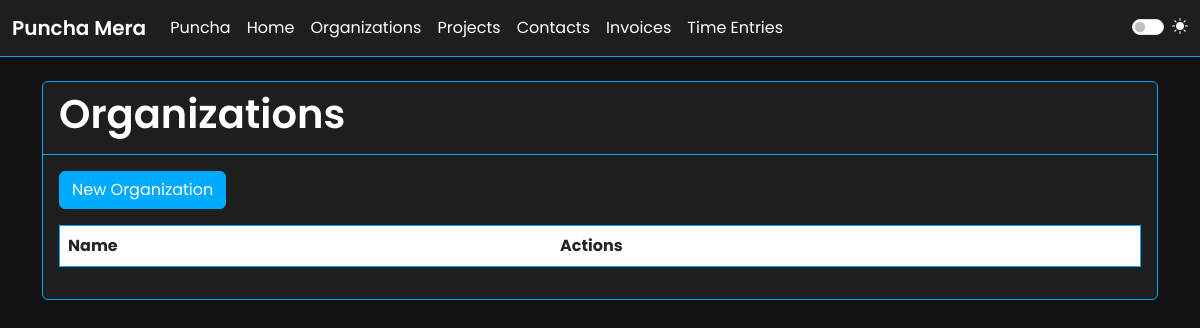
Page /accounts/organizations/ (signed in) on the earlier database version.
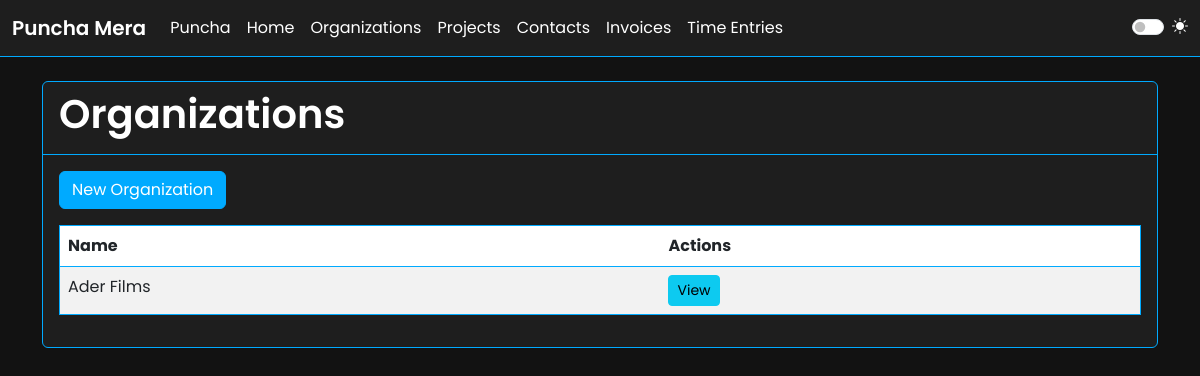
Same page on the later database version.
### accounts/models.py (models this page shows, shortened)
class Organization(models.Model):
    name = models.CharField(max_length=100)
    created_by = models.ForeignKey(CustomUser, on_delete=models.CASCADE)

### accounts/views.py (the view)
# urls.py: path('organizations/', OrganizationListView.as_view(), name='organization-list'),
class OrganizationListView(LoginRequiredMixin, ListView):
    model = Organization
    template_name = 'accounts/organization_list.html'
    def get_queryset(self):
        return Organization.objects.filter(members__user=self.request.user)

### templates/accounts/organization_list.html
{% extends 'base.html' %}
{% block content %}
  <div class="card">
    <div class="card-header">
      <h1 class="card-title">Organizations</h1>
    </div>
    <div class="card-body">
      <a href="{% url 'accounts:organization-create' %}" class="btn btn-primary mb-3">New Organization</a>
      <table class="table table-striped">
        <thead>
          <tr>
            <th>Name</th>
            <th>Actions</th>
          </tr>
        </thead>
        <tbody>
          {% for org in object_list %}
            <tr>
              <td>{{ org.name }}</td>
              <td>
                <a href="{% url 'accounts:organization-detail' org.pk %}" class="btn btn-sm btn-info">View</a>
              </td>
            </tr>
          {% endfor %}
        </tbody>
      </table>
    </div>
  </div>
{% endblock %}

Differences in the rows shown:
added Organization: name "Ader Films"
